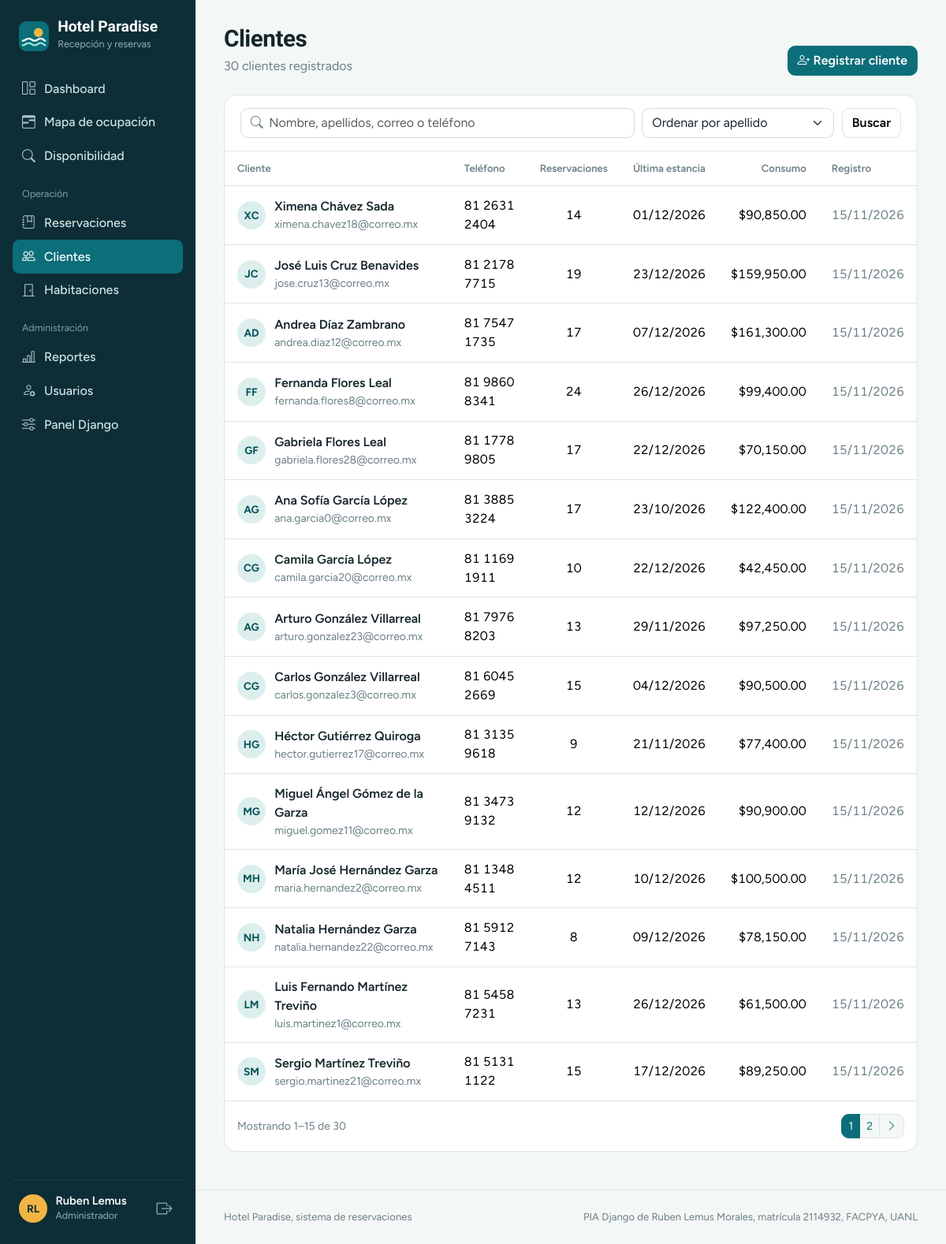
The app's page /clientes/ (signed in) with its own data.
### clientes/models.py (models this page shows, shortened)
class Cliente(models.Model):
    nombre = models.CharField(max_length=80)
    apellidos = models.CharField(max_length=120)
    correo = models.EmailField(
        unique=True,
        error_messages={"unique": "Ya hay un cliente registrado con este correo."},
    )
    telefono = models.CharField("teléfono", max_length=20, validators=[telefono_validator])
    fecha_registro = models.DateTimeField("fecha de registro", auto_now_add=True)
    class Meta:
        ordering = ["apellidos", "nombre"]
        constraints = [
            models.UniqueConstraint(Lower("correo"), name="cliente_correo_unico_ci"),
        ]
    @property
    def nombre_completo(self):
        return f"{self.nombre} {self.apellidos}"
    @property
    def iniciales(self):
        return (self.nombre[:1] + self.apellidos[:1]).upper()
    def get_absolute_url(self):
        return reverse("clientes:detalle", args=[self.pk])

### clientes/views.py (the view, shortened to what this page needs)
# urls.py: path("", views.ClienteListView.as_view(), name="lista"),
class ClienteListView(LoginRequiredMixin, ListView):
    model = Cliente
    template_name = "clientes/lista.html"
    context_object_name = "clientes"
    paginate_by = 15
    ORDENES = {
        "nombre": ("apellidos", "nombre"),
        "recientes": ("-fecha_registro",),
        "reservas": ("-n_reservas", "apellidos"),
    }
    def get_queryset(self):
        qs = Cliente.objects.annotate(
            n_reservas=Count("reservaciones"),
            gastado=Sum("reservaciones__total",
                        filter=Q(reservaciones__estado__in=Reservacion.ESTADOS_CON_INGRESO)),
            ultima=Max("reservaciones__fecha_entrada"),
        )
        self.q = self.request.GET.get("q", "").strip()
        self.orden = self.request.GET.get("orden", "nombre")
        return qs.order_by(*self.ORDENES.get(self.orden, self.ORDENES["nombre"]))
    def get_context_data(self, **kwargs):
        ctx = super().get_context_data(**kwargs)
        ctx["q"] = self.q
        ctx["orden"] = self.orden
        ctx["total_clientes"] = Cliente.objects.count()
        return ctx

### core/context_processors.py (called while the page is built)
def proyecto(request):
    return {
        "PROYECTO": settings.PROYECTO,
        "es_admin": es_admin(request.user),
        "rol_usuario": rol_de(request.user),
    }

### core/permisos.py (called while the page is built)
def es_admin(user):
    return user.is_authenticated and (
        user.is_superuser or user.groups.filter(name=GRUPO_ADMIN).exists()
    )

def rol_de(user):
    if not user.is_authenticated:
        return ""
    if es_admin(user):
        return GRUPO_ADMIN
    return GRUPO_RECEPCION

### core/templatetags/paradise.py (called while the page is built)
@register.filter
def moneda(valor):
    try:
        valor = Decimal(valor or 0)
    except (InvalidOperation, TypeError):
        return valor
    return f"${valor:,.2f}"

@register.simple_tag(takes_context=True)
def qs(context, **kwargs):
    params = context["request"].GET.copy()
    for k, v in kwargs.items():
        if v in (None, ""):
            params.pop(k, None)
        else:
            params[k] = v
    return params.urlencode()

### templates/clientes/lista.html (shortened to what this page needs)
{% extends "base.html" %}
{% load paradise %}
{% block content %}
<div class="page-head">
  <div>
    <h1 class="mb-0">Clientes</h1>
    <p>{% if q %}{{ paginator.count }} resultado{{ paginator.count|pluralize }} para “{{ q }}”{% else %}{{ total_clientes }} clientes registrados{% endif %}</p>
  </div>
  <a class="btn btn-primary" href="{% url 'clientes:crear' %}"><i class="bi bi-person-plus me-1"></i>Registrar cliente</a>
</div>
<div class="panel">
  <form class="filtros" method="get" data-autoenvio>
    <div class="buscar"><i class="bi bi-search"></i>
      <input class="form-control" type="search" name="q" value="{{ q }}" placeholder="Nombre, apellidos, correo o teléfono" aria-label="Buscar cliente" autofocus>
    </div>
    <select class="form-select" name="orden" aria-label="Ordenar">
      <option value="nombre" {% if orden == "nombre" %}selected{% endif %}>Ordenar por apellido</option>
    </select>
    <button class="btn btn-light" type="submit">Buscar</button>
  </form>
  {% if clientes %}
  <div class="table-responsive">
    <table class="table tabla">
      <thead><tr><th>Cliente</th><th>Teléfono</th><th class="text-center">Reservaciones</th><th>Última estancia</th><th class="text-end">Consumo</th><th>Registro</th></tr></thead>
      <tbody>
      {% for c in clientes %}
      <tr data-href="{{ c.get_absolute_url }}">
        <td><div class="persona"><span class="avatar">{{ c.iniciales }}</span><div><a href="{{ c.get_absolute_url }}">{{ c.nombre_completo }}</a><div class="small text-secondary">{{ c.correo }}</div></div></div></td>
        <td class="tabular">{{ c.telefono }}</td>
        <td class="text-center tabular">{{ c.n_reservas }}</td>
        <td class="tabular">{{ c.ultima|date:"d/m/Y"|default:"—" }}</td>
        <td class="text-end tabular">{{ c.gastado|default:0|moneda }}</td>
        <td class="text-secondary tabular">{{ c.fecha_registro|date:"d/m/Y" }}</td>
      </tr>
      {% endfor %}
      </tbody>
    </table>
  </div>
  {% include "includes/paginacion.html" %}
  {% else %}
  <div class="vacio"><i class="bi bi-person-x"></i>
    <p class="mb-2">{% if q %}No hay clientes que coincidan con “{{ q }}”.{% else %}Aún no hay clientes registrados.{% endif %}</p>
    <a class="btn btn-primary btn-sm" href="{% url 'clientes:crear' %}">Registrar cliente</a>
  </div>
  {% endif %}
</div>
{% endblock %}

### templates/base.html (shortened to what this page needs)
{% load static %}<!doctype html>
<html lang="es">
<head>
  <link href="https://cdn.jsdelivr.net/npm/bootstrap@5.3.3/dist/css/bootstrap.min.css" rel="stylesheet">
  <link href="https://cdn.jsdelivr.net/npm/bootstrap-icons@1.11.3/font/bootstrap-icons.min.css" rel="stylesheet">
  <link href="{% static 'css/paradise.css' %}" rel="stylesheet">
</head>
<body>
{% with url=request.resolver_match.view_name %}
  <aside class="app-sidebar offcanvas-lg offcanvas-start" tabindex="-1" id="sidebar" aria-label="Menú principal">
    <div class="offcanvas-body">
      <a class="brand" href="{% url 'core:dashboard' %}">
        <span><span class="brand-name d-block">{{ PROYECTO.nombre }}</span><span class="brand-sub">Recepción y reservas</span></span>
      </a>
      <nav class="app-nav nav flex-column">
        <a class="nav-link {% if url == 'core:dashboard' %}active{% endif %}" href="{% url 'core:dashboard' %}"><i class="bi bi-grid-1x2"></i>Dashboard</a>
        <a class="nav-link {% if url == 'reservaciones:ocupacion' %}active{% endif %}" href="{% url 'reservaciones:ocupacion' %}"><i class="bi bi-calendar3-range"></i>Mapa de ocupación</a>
        <a class="nav-link {% if url == 'reservaciones:disponibilidad' %}active{% endif %}" href="{% url 'reservaciones:disponibilidad' %}"><i class="bi bi-search"></i>Disponibilidad</a>
        <div class="nav-grupo">Operación</div>
        <a class="nav-link " href="{% url 'reservaciones:lista' %}"><i class="bi bi-journal-bookmark"></i>Reservaciones</a>
        <a class="nav-link {% if 'clientes:' in url %}active{% endif %}" href="{% url 'clientes:lista' %}"><i class="bi bi-people"></i>Clientes</a>
        <a class="nav-link {% if 'habitaciones:' in url %}active{% endif %}" href="{% url 'habitaciones:lista' %}"><i class="bi bi-door-closed"></i>Habitaciones</a>
        {% if es_admin %}
        <div class="nav-grupo">Administración</div>
        <a class="nav-link {% if url == 'core:reportes' %}active{% endif %}" href="{% url 'core:reportes' %}"><i class="bi bi-bar-chart-line"></i>Reportes</a>
        <a class="nav-link {% if 'core:usuario' in url %}active{% endif %}" href="{% url 'core:usuarios' %}"><i class="bi bi-person-gear"></i>Usuarios</a>
        <a class="nav-link" href="{% url 'admin:index' %}"><i class="bi bi-sliders"></i>Panel Django</a>
        {% endif %}
      </nav>
      <div class="sidebar-user">
        <span class="avatar">{{ user.first_name|default:user.username|slice:":1"|upper }}{{ user.last_name|slice:":1"|upper }}</span>
        <div class="flex-grow-1 overflow-hidden">
          <div class="nombre text-truncate">{{ user.get_full_name|default:user.username }}</div>
          <div class="rol">{{ rol_usuario }}</div>
        </div>
        <form method="post" action="{% url 'logout' %}">{% csrf_token %}
          <button class="btn-salir" type="submit" title="Cerrar sesión" aria-label="Cerrar sesión"><i class="bi bi-box-arrow-right fs-5"></i></button>
        </form>
      </div>
    </div>
  </aside>
{% endwith %}
  <div class="app-main">
    <main class="app-content">
      {% block content %}{% endblock %}
    </main>
    <footer class="app-footer d-flex flex-wrap justify-content-between gap-2">
      <span>{{ PROYECTO.nombre }}, sistema de reservaciones</span>
      <span>{{ PROYECTO.materia }} de {{ PROYECTO.autor }}, matrícula {{ PROYECTO.matricula }}, {{ PROYECTO.facultad }}</span>
    </footer>
  </div>
  <div class="toast-container position-fixed bottom-0 end-0 p-3" aria-live="polite">
  </div>
</body>
</html>

### records on screen
Cliente: iniciales "XC", nombre_completo "Ximena Chávez Sada", correo "ximena.chavez18@correo.mx", telefono "81 2631 2404", n_reservas "14", ultima "01/12/2026", gastado|moneda "$90,850.00", fecha_registro "15/11/2026"
Cliente: iniciales "JC", nombre_completo "José Luis Cruz Benavides", correo "jose.cruz13@correo.mx", telefono "81 2178 7715", n_reservas "19", ultima "23/12/2026", gastado|moneda "$159,950.00", fecha_registro "15/11/2026"
Cliente: iniciales "AD", nombre_completo "Andrea Díaz Zambrano", correo "andrea.diaz12@correo.mx", telefono "81 7547 1735", n_reservas "17", ultima "07/12/2026", gastado|moneda "$161,300.00", fecha_registro "15/11/2026"
Cliente: iniciales "FF", nombre_completo "Fernanda Flores Leal", correo "fernanda.flores8@correo.mx", telefono "81 9860 8341", n_reservas "24", ultima "26/12/2026", gastado|moneda "$99,400.00", fecha_registro "15/11/2026"
Cliente: iniciales "GF", nombre_completo "Gabriela Flores Leal", correo "gabriela.flores28@correo.mx", telefono "81 1778 9805", n_reservas "17", ultima "22/12/2026", gastado|moneda "$70,150.00", fecha_registro "15/11/2026"
Cliente: iniciales "AG", nombre_completo "Ana Sofía García López", correo "ana.garcia0@correo.mx", telefono "81 3885 3224", n_reservas "17", ultima "23/10/2026", gastado|moneda "$122,400.00", fecha_registro "15/11/2026"
Cliente: iniciales "CG", nombre_completo "Camila García López", correo "camila.garcia20@correo.mx", telefono "81 1169 1911", n_reservas "10", ultima "22/12/2026", gastado|moneda "$42,450.00", fecha_registro "15/11/2026"
Cliente: iniciales "AG", nombre_completo "Arturo González Villarreal", correo "arturo.gonzalez23@correo.mx", telefono "81 7976 8203", n_reservas "13", ultima "29/11/2026", gastado|moneda "$97,250.00", fecha_registro "15/11/2026"
Cliente: iniciales "CG", nombre_completo "Carlos González Villarreal", correo "carlos.gonzalez3@correo.mx", telefono "81 6045 2669", n_reservas "15", ultima "04/12/2026", gastado|moneda "$90,500.00", fecha_registro "15/11/2026"
Cliente: iniciales "HG", nombre_completo "Héctor Gutiérrez Quiroga", correo "hector.gutierrez17@correo.mx", telefono "81 3135 9618", n_reservas "9", ultima "21/11/2026", gastado|moneda "$77,400.00", fecha_registro "15/11/2026"
Cliente: iniciales "MG", nombre_completo "Miguel Ángel Gómez de la Garza", correo "miguel.gomez11@correo.mx", telefono "81 3473 9132", n_reservas "12", ultima "12/12/2026", gastado|moneda "$90,900.00", fecha_registro "15/11/2026"
Cliente: iniciales "MH", nombre_completo "María José Hernández Garza", correo "maria.hernandez2@correo.mx", telefono "81 1348 4511", n_reservas "12", ultima "10/12/2026", gastado|moneda "$100,500.00", fecha_registro "15/11/2026"
Cliente: iniciales "NH", nombre_completo "Natalia Hernández Garza", correo "natalia.hernandez22@correo.mx", telefono "81 5912 7143", n_reservas "8", ultima "09/12/2026", gastado|moneda "$78,150.00", fecha_registro "15/11/2026"
Cliente: iniciales "LM", nombre_completo "Luis Fernando Martínez Treviño", correo "luis.martinez1@correo.mx", telefono "81 5458 7231", n_reservas "13", ultima "26/12/2026", gastado|moneda "$61,500.00", fecha_registro "15/11/2026"
Cliente: iniciales "SM", nombre_completo "Sergio Martínez Treviño", correo "sergio.martinez21@correo.mx", telefono "81 5131 1122", n_reservas "15", ultima "17/12/2026", gastado|moneda "$89,250.00", fecha_registro "15/11/2026"

### other values on screen
{{ PROYECTO.nombre }} "Hotel Paradise"
{{ user.first_name|default:user.username|slice:":1"|upper }} "R"
{{ user.last_name|slice:":1"|upper }} "L"
{{ user.get_full_name|default:user.username }} "Ruben Lemus"
{{ rol_usuario }} "Administrador"
{{ total_clientes }} "30"
{{ page_obj.start_index }} "1"
{{ page_obj.end_index }} "15"
{{ paginator.count }} "30"
{{ n }} "1"
{{ n }} "2"
{{ PROYECTO.materia }} "PIA Django"
{{ PROYECTO.autor }} "Ruben Lemus Morales"
{{ PROYECTO.matricula }} "2114932"
{{ PROYECTO.facultad }} "FACPYA, UANL"
